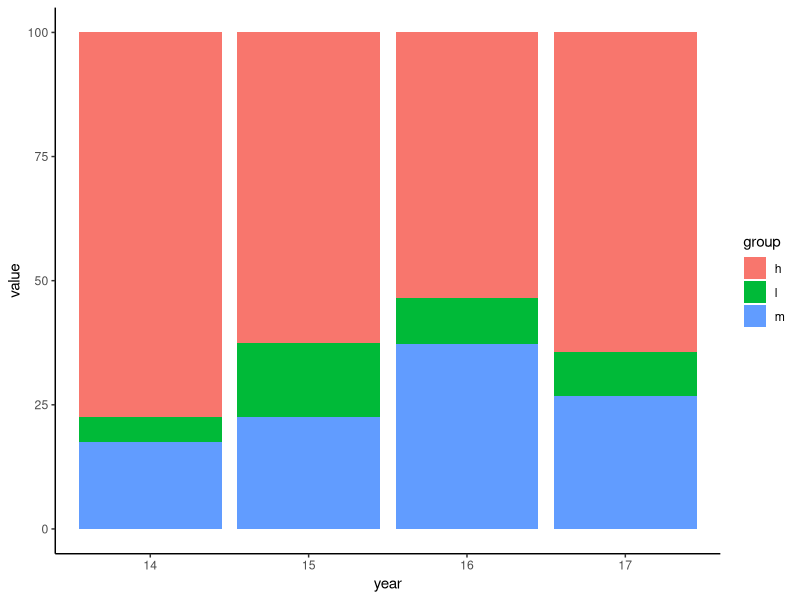

Generate this figure with R:
library(dplyr)
library(tidyr)
library(ggplot2)
library(readr)


csv <- read.csv('./rawdatas/age.csv')
csv2 <- csv %>% filter(schoolindex == 1) %>% select(ends_with('14'),ends_with('15'),ends_with('16'),ends_with('17')) %>% gather()
csv3 <- csv2 %>% mutate(group = substr(key,1,1),year = substr(key,2,3))

p <- csv3 %>% ggplot(aes(year,value,fill=group)) + geom_bar(stat = 'identity')
p + theme_classic()
